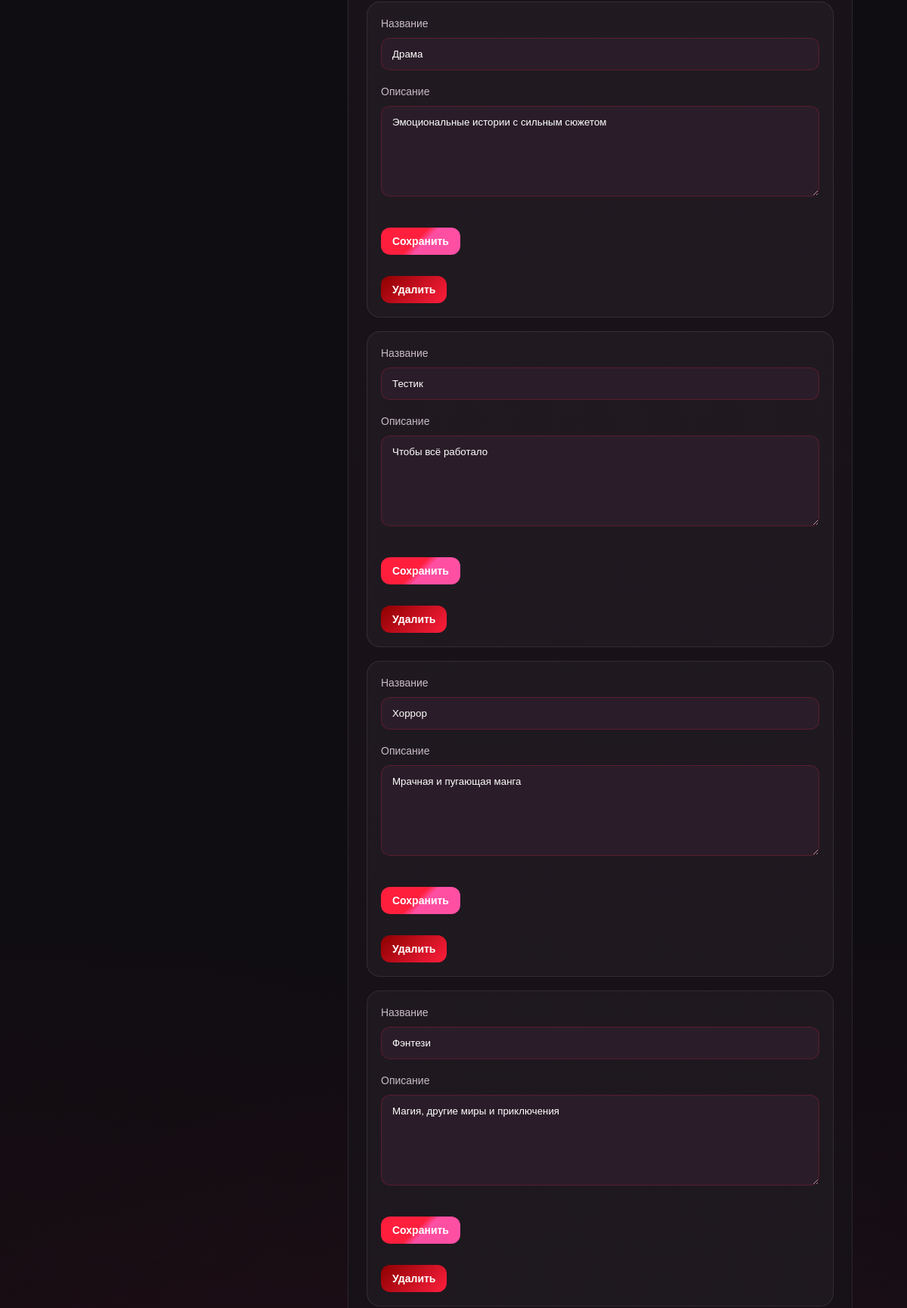
Before: /admin/categories.php (signed in, middle part) with the older database file.
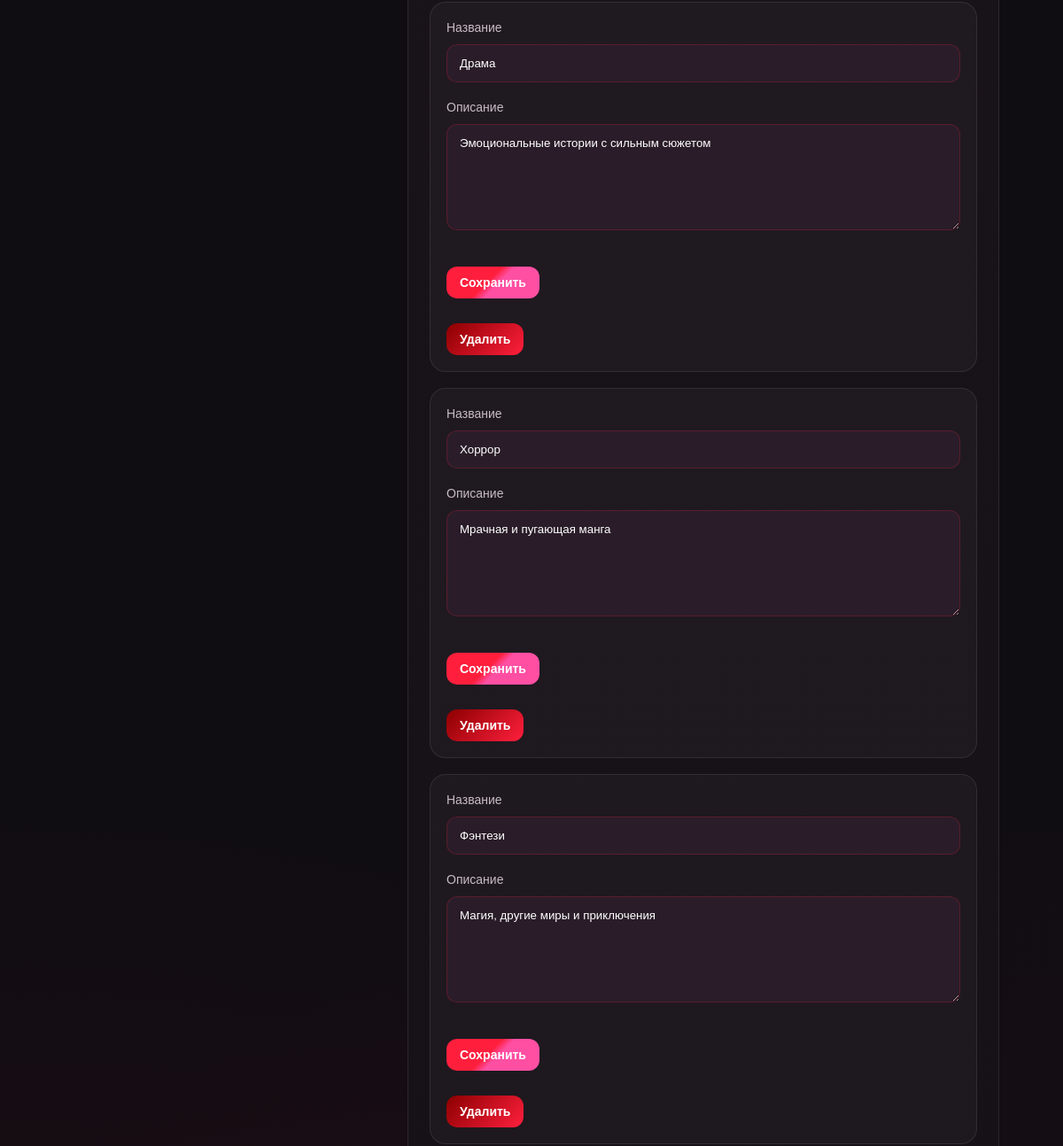
After: the same page with the newer database file.
### tables this page shows
CREATE TABLE `categories` (
  `id` int(11) NOT NULL,
  `title` varchar(150) NOT NULL,
  `description` text
);

### includes/auth.php (called while the page is built, shortened)
<?php
function e($value)
{
    return htmlspecialchars($value, ENT_QUOTES, 'UTF-8');
}

### admin/categories.php (the view, shortened to what this page needs)
<?php
require_once __DIR__ . '/../includes/db.php';
require_once __DIR__ . '/../includes/auth.php';
$categories = $pdo->query("
    SELECT *
    FROM categories
    ORDER BY id DESC
")->fetchAll();
?>
<?php require_once __DIR__ . '/../includes/header.php'; ?>
<main class="container">
    <div class="admin-layout">
        <section class="admin-box">
            <?php if (count($categories) > 0): ?>
                <div class="admin-list">
                    <?php foreach ($categories as $category): ?>
                        <div class="admin-list-item">
                            <form method="post">
                                <div class="form-group">
                                    <label>Название</label>
                                    <input class="form-control" type="text" name="title" value="<?php echo e($category['title']); ?>">
                                </div>
                                <div class="form-group">
                                    <label>Описание</label>
                                    <textarea class="form-control" name="description"><?php echo e($category['description']); ?></textarea>
                                </div>
                                <div class="actions">
                                    <button class="btn small" type="submit">Сохранить</button>
                                </div>
                            </form>
                            <form method="post" onsubmit="return confirm('Удалить категорию? Все товары этой категории тоже удалятся.');">
                                <button class="btn small btn-danger" type="submit">Удалить</button>
                            </form>
                        </div>
                    <?php endforeach; ?>
                </div>
            <?php else: ?>
                <div class="empty">Категорий пока нет.</div>
            <?php endif; ?>
        </section>
    </div>
</main>
<?php require_once __DIR__ . '/../includes/footer.php'; ?>

Changed rows visible on the page:
removed categories: title "Тестик", description "Чтобы всё работало"
